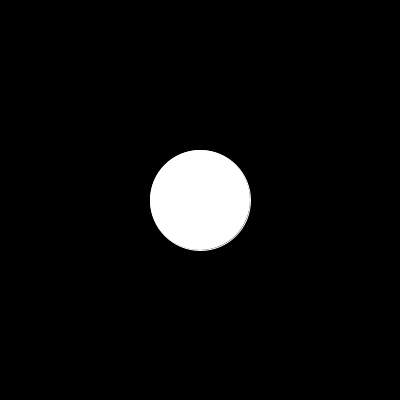
Frame 1 (no input)
Frame 60 (the mouse pressed at the canvas centre just before this capture): identical to frame 1, image omitted
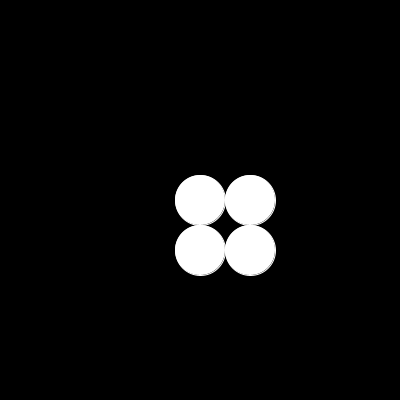
Frame 120 (the mouse held since frame 60 and released just before this capture)

The Processing sketch that drew these frames (run headless with seeded random() and noise(); from frame 60 on, the mouse is pressed at the canvas centre):

// Processing sketch: breakDown
// ── breakDown.pde
float x,y,w,h;


void setup()
{
size(400,400);
x = width/2;
y=height/2;
w=100;
h = 100;
list.add(new Vector4(x,y,w,h));
}
ArrayList<Vector4> list = new ArrayList<Vector4>();

boolean changed  = false; 
void draw()
{
 // clear(); 
 background(0);
   
  if(mousePressed && !changed)
  {
    changed = true ; 
     
    list.add(new Vector4(x + w/2,y,w/2,h/2));
    list.add(new Vector4(x + w/2,y+h/2,w/2,h/2));
    list.add(new Vector4(x + 0,y,w/2,h/2));
    list.add(new Vector4(x + 0,y+h/2,w/2,h/2));
    list.remove(0);
  }
println(list.size());
  stroke(255);
  for(int i = 0 ; i< list.size();i++)
  {
  ellipseMode(CENTER);
  ellipse(list.get(i).x,list.get(i).y,list.get(i).w,list.get(i).h);
  }
  
}


class Vector4
{
  float x ,y , w,h;
Vector4(float _x , float _y, float _w , float _h)
{
x = _x ;
y  = _y;
w = _w;
h =_h;

}

public boolean equals(Vector4 other)
{
  return (x == other.x) && (y == other.y) &&(w == other.w)&&(h == other.h);

}


}
